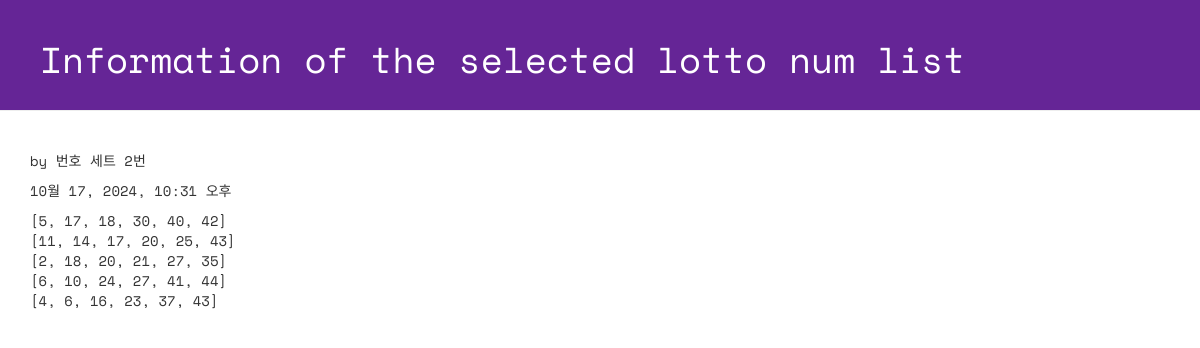
Page /lotto/2/detail/ on the committed database.
### lotto/models.py (models this page shows, shortened)
class GuessNumbers(models.Model):
    name = models.CharField(max_length=24) # 로또 번호 리스트의 이름
    text = models.CharField(max_length=255) # 로또 번호 리스트에 대한 설명
    lottos = models.CharField(max_length=255, default='[1, 2, 3, 4, 5, 6]') # 로또 번호들이 담길 str
    num_lotto = models.IntegerField(default=5) # 6개 번호 set의 갯수
    update_date = models.DateTimeField()

### lotto/views.py (the view)
# urls.py: path('lotto/<int:lottokey>/detail/', views.detail, name='detail'),
def detail(request, lottokey):
    lotto = GuessNumbers.objects.get(id=lottokey)
    return render(request, 'lotto/detail.html', {'lotto':lotto})

### lotto/templates/lotto/detail.html (shortened to what this page needs)
<!DOCTYPE html>
{% load static %}
<html lang="ko">
<head>
  <link rel="stylesheet" href="//maxcdn.bootstrapcdn.com/bootstrap/3.2.0/css/bootstrap.min.css">
  <link rel="stylesheet" href="//maxcdn.bootstrapcdn.com/bootstrap/3.2.0/css/bootstrap-theme.min.css">
  <link rel="stylesheet" href="{% static 'css/lotto.css'%}">
</head>
<body>
  <div class="page-header">
  <h1>Information of the selected lotto num list</h1>
  </div>
  <div class="container lotto">
    <p> by {{ lotto.name }}</p>
    <p> {{ lotto.update_date }}</p>
    <p> {{ lotto.lottos | linebreaksbr }}</p>
  </div>
</body>
</html>

### lotto/static/css/lotto.css (style rules this page uses)
.page-header { background-color: #652596; margin-top: 0; padding: 20px 20px 20px 40px; font-family: 'Space Mono', monospace; }
.page-header h1 { color: #FFFFFF; }
.container { font-family: 'Space Mono', monospace; }

### rows in the picture
GuessNumbers: name "번호 세트 2번", update_date "10월 17, 2024, 10:31 오후", lottos "[5, 17, 18, 30, 40, 42] [11, 14, 17, 20, 25, 43] [2, 18, 20, 21, 27, 35] [6, 10, 24, 27, 41, 44] [4, 6, 16, 23, 37, 43]"
